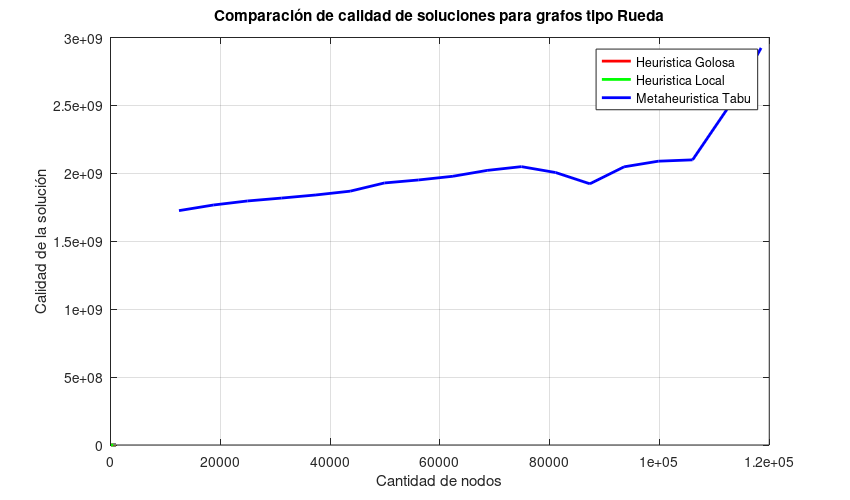

This chart was generated by the following MATLAB code:
# Ya estoy en la carpeta correcta

# A graficar!

clear;
hold off;


# 2  	WHEEL							Rueda
# 3 	BANANA						  	Banana Tree
# 4  	COMPLETE						Completo
# 9  	BIPARTITE_COMPLETE				Bipartito Completo
# 12  	CONNECTED_DENSITY				Conexo por densidad de ejes
# 14  	GREEDY_NOT_IN_CMF				Estrella+Puente+CMF
# 15  	GREEDY_IN_CMF					Estrella+CMF
# 17  	STAR_BRIDGE_DOUBLE_STAR			Estrella+Puente+Doble Estrella

goloso_dat=load("goloso_12.dat");
local_dat=load("local_12.dat");
tabu_dat=load("tabu_12.dat");

plot(goloso_dat(:,2), goloso_dat(:,3), '-r', 'LineWidth', 2,local_dat(:,2), local_dat(:,3), '-g', 'LineWidth', 2,tabu_dat(:,2), tabu_dat(:,3), '-b', 'LineWidth', 2);
title("Comparación de calidad de soluciones para grafos tipo Rueda");
xlabel("Cantidad de nodos");
ylabel("Calidad de la solución");
legend("Heuristica Golosa", "Heuristica Local", "Metaheuristica Tabu");
grid;

set(gcf,'PaperUnits','inches','PaperPosition',[0 0 8.5 5])

print("versus_rueda_performance_nodos_aristas.jpg");
